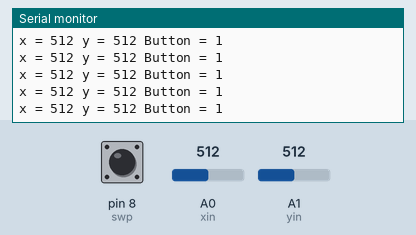
Simulated run of this sketch. Board: Arduino Uno, built with avr-gcc and run on an emulated ATmega328P. Shown: the last lines printed to the serial monitor. Inputs (shaded band) come from the test bench; at power-on: A0 (xin) = 512, A1 (yin) = 512, pin 8 (swp) HIGH.

Above: at 1.2 s.
1.3 s: A0 (xin) set to 716
At 1.76 s:
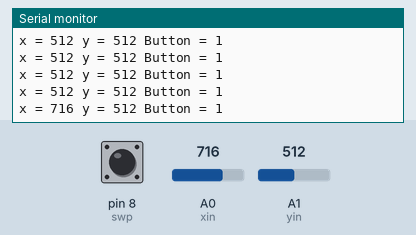
2.8 s: A1 (yin) set to 716
At 2.97 s:
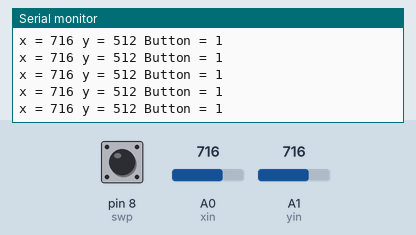
4.3 s: pin 8 (swp) pulled LOW for 0.25 s
At 4.77 s:
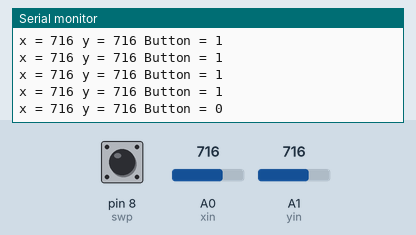
6.0 s: A0 (xin) set to 900
At 6.18 s:
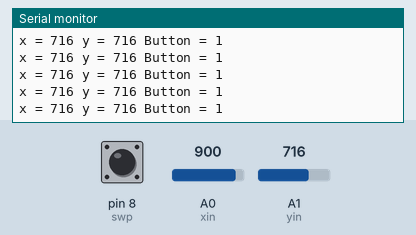
7.5 s: pin 8 (swp) pulled LOW for 1 s
At 7.98 s:
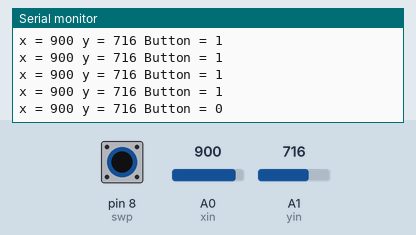
10.0 s: A1 (yin) set to 900
At 10.19 s:
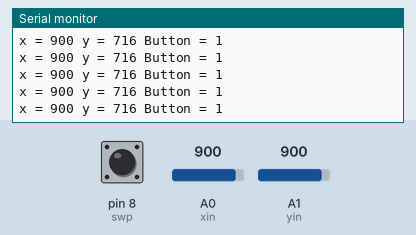
Timing chart, 0 to 12.5 s (numbered marks = the images above; inputs shaded):
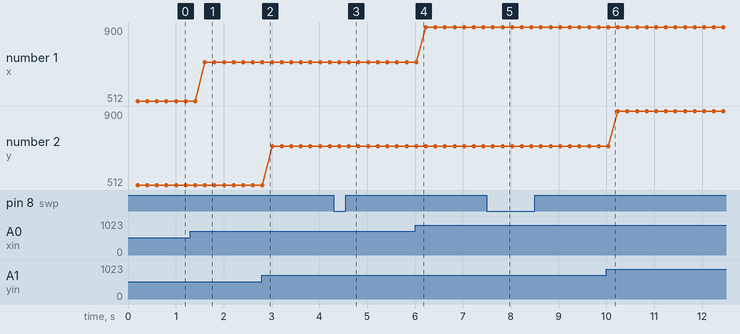

Measured:
- after the input at 1.3 s, the serial monitor: prints a new line after 0.31 s (image 1)
- after the input at 4.3 s, the serial monitor: prints a new line after 0.32 s (image 3)
- after the input at 7.5 s, the serial monitor: prints a new line after 0.33 s (image 5)
- plotted number 1: 512 → 716 after the input at 1.3 s, 716 → 900 after the input at 6.0 s

The sketch:

Joypad.ino
```cpp
int xin = A0;
int yin = A1;
int xval;
int yval;
int swp = 8;
int sw;

void setup() {
  // put your setup code here, to run once:
pinMode(xin, INPUT);
pinMode(yin, INPUT);
pinMode(swp, INPUT);
digitalWrite(swp, HIGH);
Serial.begin(9600);
}

void loop() {
  // put your main code here, to run repeatedly:
xval = analogRead (xin);
yval = analogRead (yin);
sw = digitalRead (swp);
delay(200);
Serial.print("x = ");
Serial.print(xval);

Serial.print(" y = ");
Serial.print(yval);

Serial.print(" Button = ");
Serial.println(sw);

}
```
